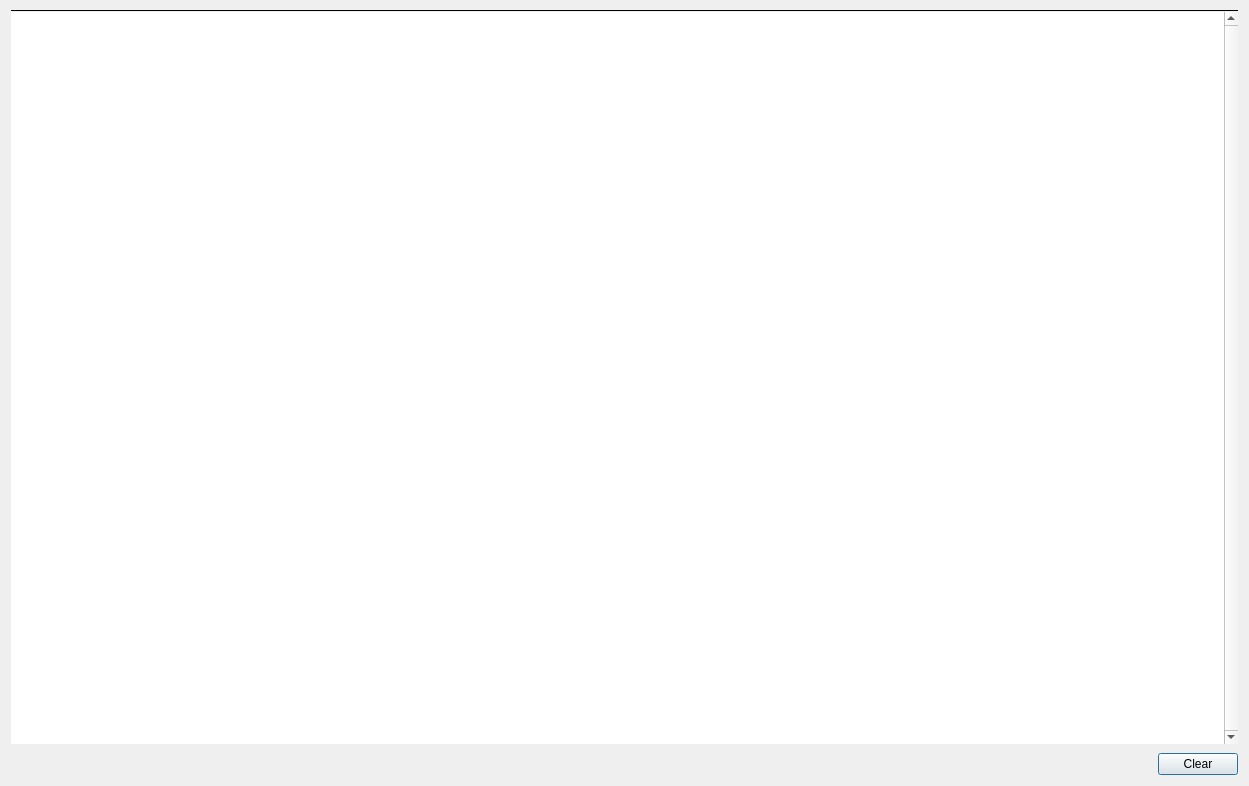
<?xml version="1.0" encoding="UTF-8"?>
<ui version="4.0">
 <class>busMonitor</class>
 <widget class="QDialog" name="busMonitor">
  <property name="geometry">
   <rect>
    <x>0</x>
    <y>0</y>
    <width>1249</width>
    <height>786</height>
   </rect>
  </property>
  <property name="windowTitle">
   <string>Bus Monitor</string>
  </property>
  <layout class="QVBoxLayout" name="verticalLayout_2">
   <property name="spacing">
    <number>0</number>
   </property>
   <property name="topMargin">
    <number>9</number>
   </property>
   <item>
    <widget class="BusMonitorLine" name="widget" native="true"/>
   </item>
   <item>
    <widget class="Line" name="line">
     <property name="frameShadow">
      <enum>QFrame::Plain</enum>
     </property>
     <property name="orientation">
      <enum>Qt::Horizontal</enum>
     </property>
    </widget>
   </item>
   <item>
    <widget class="QListWidget" name="listWidget">
     <property name="frameShape">
      <enum>QFrame::NoFrame</enum>
     </property>
     <property name="frameShadow">
      <enum>QFrame::Plain</enum>
     </property>
     <property name="lineWidth">
      <number>0</number>
     </property>
     <property name="verticalScrollBarPolicy">
      <enum>Qt::ScrollBarAlwaysOn</enum>
     </property>
     <property name="autoScrollMargin">
      <number>5</number>
     </property>
     <property name="editTriggers">
      <set>QAbstractItemView::NoEditTriggers</set>
     </property>
     <property name="showDropIndicator" stdset="0">
      <bool>false</bool>
     </property>
     <property name="defaultDropAction">
      <enum>Qt::IgnoreAction</enum>
     </property>
     <property name="alternatingRowColors">
      <bool>true</bool>
     </property>
     <property name="selectionMode">
      <enum>QAbstractItemView::NoSelection</enum>
     </property>
    </widget>
   </item>
   <item>
    <layout class="QHBoxLayout" name="horizontalLayout">
     <property name="topMargin">
      <number>9</number>
     </property>
     <item>
      <spacer name="horizontalSpacer">
       <property name="orientation">
        <enum>Qt::Horizontal</enum>
       </property>
       <property name="sizeHint" stdset="0">
        <size>
         <width>40</width>
         <height>20</height>
        </size>
       </property>
      </spacer>
     </item>
     <item>
      <widget class="QPushButton" name="clearButton">
       <property name="text">
        <string>Clear</string>
       </property>
      </widget>
     </item>
    </layout>
   </item>
  </layout>
 </widget>
 <customwidgets>
  <customwidget>
   <class>BusMonitorLine</class>
   <extends>QWidget</extends>
   <header>busMonitor/busMonitorLine.h</header>
   <container>1</container>
  </customwidget>
 </customwidgets>
 <resources/>
 <connections/>
</ui>
